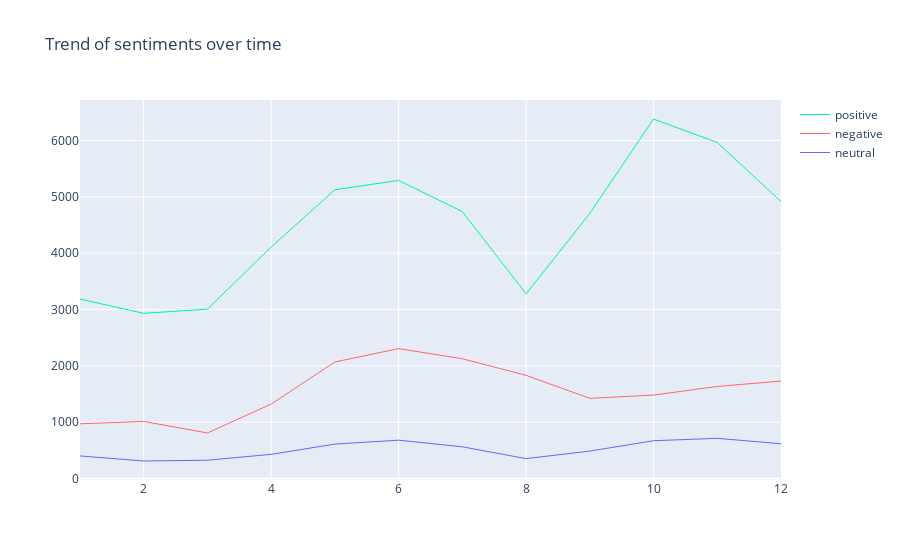

Notebook code cell kept with this figure:
### Code cell
from plotly.subplots import make_subplots
fig = go.Figure()

fig2.add_trace(go.Scatter(x=list(df_pos.index), 
                         y=df_pos['sentiment_value'],
                         mode='lines',
                         name='positive',
                         line=dict(color='rgb(0,245,153)', width=1)))
fig2.add_trace(go.Scatter(x=list(df_neg.index), 
                         y=df_neg['sentiment_value'],
                         mode='lines',
                         name='negative',
                         line=dict(color='rgb(255, 102, 102)', width=1)))
fig2.add_trace(go.Scatter(x=list(df_neu.index), 
                         y=df_neu['sentiment_value'],
                         mode='lines',
                         name='neutral',
                         line=dict(color='rgb(102, 102, 255)', width=1)))
fig2.update_layout(
     autosize=False,
     title='Sentiments over Month',
    x
    )

### Figure 1 — Plotly figure (JSON) as saved in the notebook; plotly's stock layout.template omitted (floating-point values rounded to 4 significant figures)
{"data": [{"line": {"color": "rgb(0,245,153)", "width": 1}, "mode": "lines", "name": "positive", "type": "scatter", "x": [1, 2, 3, 4, 5, 6, 7, 8, 9, 10, 11, 12], "y": [3188, 2933, 3008, 4110, 5127, 5293, 4738, 3279, 4708, 6383, 5966, 4917]}, {"line": {"color": "rgb(255, 102, 102)", "width": 1}, "mode": "lines", "name": "negative", "type": "scatter", "x": [1, 2, 3, 4, 5, 6, 7, 8, 9, 10, 11, 12], "y": [972, 1014, 810, 1323, 2070, 2307, 2127, 1833, 1425, 1482, 1635, 1731]}, {"line": {"color": "rgb(102, 102, 255)", "width": 1}, "mode": "lines", "name": "neutral", "type": "scatter", "x": [1, 2, 3, 4, 5, 6, 7, 8, 9, 10, 11, 12], "y": [402, 312, 326, 430, 612, 682, 564, 354, 488, 672, 714, 618]}], "layout": {"autosize": false, "title": {"text": "Trend of sentiments over time"}}}
